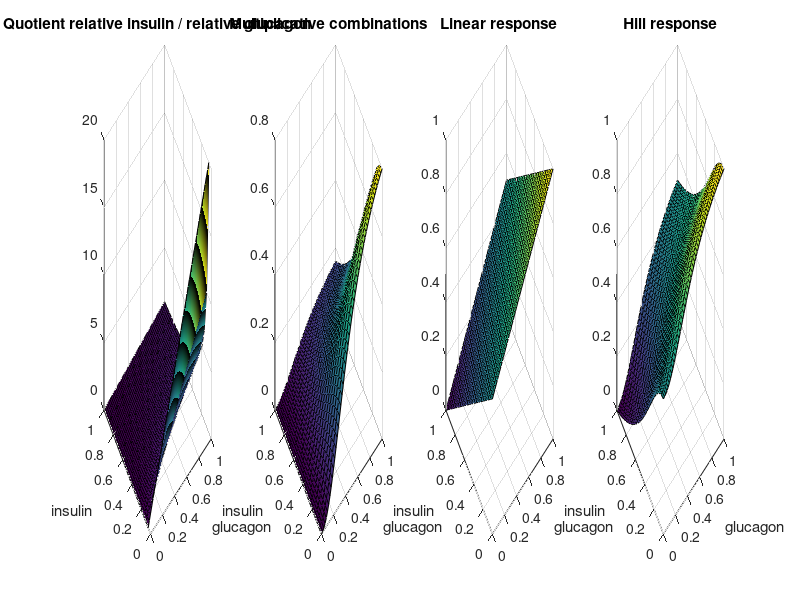
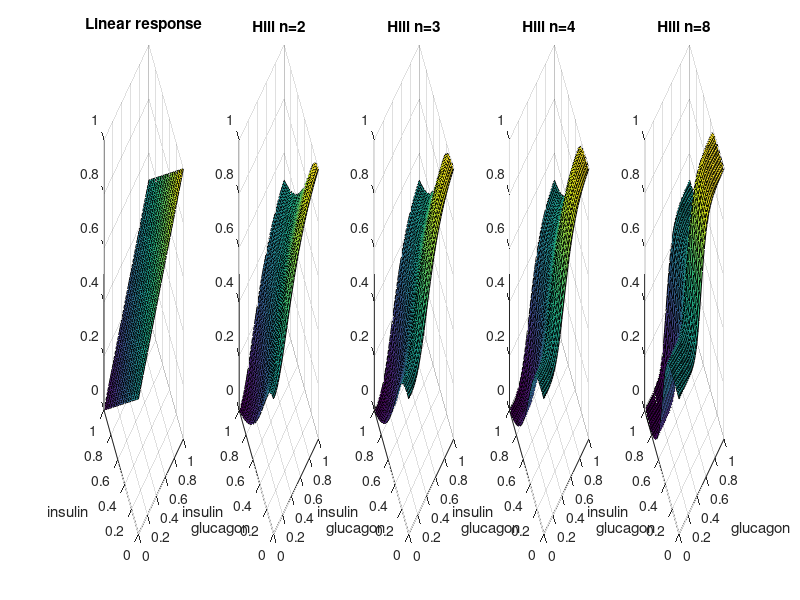

Reproduce these figures in MATLAB, in order. (Note: this script raises an error after producing the figures.)
% Analyse gamma switches depending on insulin and glucagon.
% The switch variable gamma is in [0,1] and a function of the insulin and
% glucagon concentrations. To have comparable influence of insulin and
% glucagon the relative responses are used.
% gamma = f(ins, gluc)
% Relative insulin and relative glucagon in [0,1].
clear all
close all

%% Different gamma functions:
% calculate the gamma switch variable depending on the insulin and glucagon
ins = 0:0.05:1;
gluc = 0:0.02:1;

% differenct response curves
gamma = zeros(length(ins), length(gluc));
gamma2 = zeros(length(ins), length(gluc));
gamma3 = zeros(length(ins), length(gluc));
gamma4 = zeros(length(ins), length(gluc));
gamma5 = zeros(length(ins), length(gluc));
gamma6 = zeros(length(ins), length(gluc));
gamma7 = zeros(length(ins), length(gluc));
for i=1:length(ins)
    for k=1:length(gluc)
        % quotient
        gamma(i,k) = gluc(k)/ins(i);
        % multiplicative combination of one dimensional effects
        n=2;
        gamma2(i,k) = (1 - ins(i)^n/(ins(i)^n + 0.5^n) ) * gluc(k)^n/(gluc(k)^n + 0.5^n);
        % linear response
        gamma3(i,k) = 0.5 - 0.5 * ins(i) + 0.5 * gluc(k);
        %gamma3(i,k) = 0.5 - 0.5 * ins(i) + 0.5 * 1.2 *gluc(k)/(0.2 + gluc(k));
        % hill response
        n = 2;
        gamma4(i,k) = 0.5 - 0.5 * ins(i)^n/(ins(i)^n + 0.5^n) / (1/( 1 + 0.5^n) ) + 0.5 * gluc(k)^n/(gluc(k)^n + 0.5^n)/(1/( 1 + 0.5^n) );
        n = 3;
        gamma5(i,k) = 0.5 - 0.5 * ins(i)^n/(ins(i)^n + 0.5^n) / (1/( 1 + 0.5^n) ) + 0.5 * gluc(k)^n/(gluc(k)^n + 0.5^n)/(1/( 1 + 0.5^n) );
        n = 4;
        gamma6(i,k) = 0.5 - 0.5 * ins(i)^n/(ins(i)^n + 0.5^n) / (1/( 1 + 0.5^n) ) + 0.5 * gluc(k)^n/(gluc(k)^n + 0.5^n)/(1/( 1 + 0.5^n) );
        n = 8;
        gamma7(i,k) = 0.5 - 0.5 * ins(i)^n/(ins(i)^n + 0.5^n) / (1/( 1 + 0.5^n) ) + 0.5 * gluc(k)^n/(gluc(k)^n + 0.5^n)/(1/( 1 + 0.5^n) );
    end
end

% plot the gammas
figure(1)
subplot(1,4,1)
surf(gluc, ins, gamma)
title('Quotient relative insulin / relative glucagon')
xlabel('glucagon')
ylabel('insulin')
subplot(1,4,2)
surf(gluc, ins, gamma2)
title('Multiplicative combinations')
xlabel('glucagon')
ylabel('insulin')
subplot(1,4,3)
surf(gluc, ins, gamma3)
title('Linear response')
xlabel('glucagon')
ylabel('insulin')
subplot(1,4,4)
surf(gluc, ins, gamma4)
title('Hill response')
xlabel('glucagon')
ylabel('insulin')

% hill responses
figure(3)
subplot(1,5,1)
surf(gluc, ins, gamma3)
title('Linear response')
xlabel('glucagon')
ylabel('insulin')
subplot(1,5,2)
surf(gluc, ins, gamma4)
title('Hill n=2')
xlabel('glucagon')
ylabel('insulin')
subplot(1,5,3)
surf(gluc, ins, gamma5)
title('Hill n=3')
xlabel('glucagon')
ylabel('insulin')
subplot(1,5,4)
surf(gluc, ins, gamma6)
title('Hill n=4')
xlabel('glucagon')
ylabel('insulin')
subplot(1,5,5)
surf(gluc, ins, gamma7)
title('Hill n=8')
xlabel('glucagon')
ylabel('insulin')



%% Analysis of the changes in blood glucose concentrations on the switch
%% behaviour
glucose_ext = 3:0.2:15;     % [mM] external glucose

% Calculation of the normed insulin and glucagon responses
% normal
insulin = insulin_f(glucose_ext);
glucagon = glucagon_f(glucose_ext);
rel_insulin = insulin_rel(glucose_ext);
rel_glucagon = glucagon_rel(glucose_ext);
gamma = gamma_f(rel_insulin, rel_glucagon);
% diabetes
insulin_dia = insulin_f(glucose_ext, 'dia');
glucagon_dia = glucagon_f(glucose_ext, 'dia');
rel_insulin_dia = insulin_rel(glucose_ext, 'dia');
rel_glucagon_dia = glucagon_rel(glucose_ext, 'dia');
gamma_dia = gamma_f(rel_insulin_dia, rel_glucagon_dia);

% path on surface, depending on blood glucose
z = gamma_f(rel_insulin, rel_glucagon);
z_dia = gamma_f(rel_insulin_dia, rel_glucagon_dia);

figure(2)
% insulin
subplot(3,2,1)
plot(glucose_ext, rel_insulin, glucose_ext, rel_insulin_dia)
xlabel('glucose [mM]')
ylabel('normed insulin')
axis([glucose_ext(1) glucose_ext(end) 0 1.05])
subplot(3,2,2)
plot(glucose_ext, insulin, glucose_ext, insulin_dia)
xlabel('glucose [mM]')
ylabel('insulin [pmol/l]')
axis([glucose_ext(1) glucose_ext(end) 0 600])

% glucagon
subplot(3,2,3)
plot(glucose_ext, rel_glucagon, glucose_ext, rel_glucagon_dia)
xlabel('glucose [mM]')
ylabel('normed glucagon')
axis([glucose_ext(1) glucose_ext(end) 0 1.05])
subplot(3,2,4)
plot(glucose_ext, glucagon, glucose_ext, glucagon_dia)
xlabel('glucose [mM]')
ylabel('glucagon [pmol/l]')
axis([glucose_ext(1) glucose_ext(end) 11 25.5])

% gamma
subplot(3,2,5)
plot(glucose_ext, gamma, glucose_ext, gamma_dia)
xlabel('glucose [mM]')
ylabel('gamma switch')
axis([glucose_ext(1) glucose_ext(end) 0 1.05])

% plot the path on the surface
subplot(3,2,6)
surf(gluc, ins, gamma3)
xlabel('glucagon')
ylabel('insulin')
zlabel('gamma')
hold on
plot3(rel_glucagon, rel_insulin, z, 'o',...
                'MarkerEdgeColor','k',...
                'MarkerFaceColor','y',...
                'MarkerSize',5 )
hold on
plot3(rel_glucagon, rel_insulin, 0*rel_glucagon, 'o',...
                'MarkerEdgeColor','k',...
                'MarkerFaceColor','y',...
                'MarkerSize',5 )
hold on
plot3(rel_glucagon_dia, rel_insulin_dia, z_dia, 'o',...
                'MarkerEdgeColor','k',...
                'MarkerFaceColor','r',...
                'MarkerSize',5 )
hold on
plot3(rel_glucagon_dia, rel_insulin_dia, 0*rel_glucagon_dia, 'o',...
                'MarkerEdgeColor','k',...
                'MarkerFaceColor','r',...
                'MarkerSize',5 )
colormap('gray')


            
%% plot the path on the switch surface
figure(4)
plot3(rel_glucagon, rel_insulin, z, 'o',...
                'MarkerEdgeColor','k',...
                'MarkerFaceColor','y',...
                'MarkerSize',10 )
hold on
plot3(rel_glucagon_dia, rel_insulin_dia, z_dia, 'o',...
                'MarkerEdgeColor','k',...
                'MarkerFaceColor','r',...
                'MarkerSize',10 )
hold on
plot3(rel_glucagon_dia, rel_insulin_dia, 0*rel_glucagon_dia, 'o',...
                'MarkerEdgeColor','k',...
                'MarkerFaceColor','r',...
                'MarkerSize',10 )
hold on
plot3(rel_glucagon, rel_insulin, 0*rel_glucagon, 'o',...
                'MarkerEdgeColor','k',...
                'MarkerFaceColor','y',...
                'MarkerSize',10 )
hold on
rel_data = 0:0.1:1;
surf(gluc, ins, gamma3)
xlabel('glucagon', 'FontSize', 11, 'FontWeight', 'bold')
ylabel('insulin', 'FontSize', 11, 'FontWeight', 'bold')
zlabel('\gamma', 'FontSize', 11, 'FontWeight', 'bold')
legend('normal', 'diabetes')
grid
colormap('gray')
colorbar('peer',gca);

%% 

figure(5)
g0 = gamma_f(rel_insulin, rel_glucagon);
g2 = gamma_f(rel_insulin, rel_glucagon, 'hill', 2);
g3 = gamma_f(rel_insulin, rel_glucagon, 'hill', 3);
g4 = gamma_f(rel_insulin, rel_glucagon, 'hill', 4);
g5 = gamma_f(rel_insulin, rel_glucagon, 'hill', 8);

plot(glucose_ext, g0, glucose_ext, g2, glucose_ext, g3, glucose_ext, g4, glucose_ext, g5)
xlabel('glucose [mM]')
ylabel('gamma')
legend('linear', 'n=2', 'n=3', 'n=4', 'n=8') 



% figure(5)
% % path on surface, depending on blood glucose
% subplot(1,4,1)
% z1 = gamma_f(rel_insulin, rel_glucagon);
% z1_dia = gamma_f(rel_insulin_dia, rel_glucagon_dia);
% 
% plot3(rel_glucagon, rel_insulin, z, 'o',...
%                 'MarkerEdgeColor','k',...
%                 'MarkerFaceColor','y',...
%                 'MarkerSize',5 )
% hold on
% plot3(rel_glucagon, rel_insulin, 0*rel_glucagon, 'o',...
%                 'MarkerEdgeColor','k',...
%                 'MarkerFaceColor','y',...
%                 'MarkerSize',5 )
% hold on
% plot3(rel_glucagon_dia, rel_insulin_dia, z_dia, 'o',...
%                 'MarkerEdgeColor','k',...
%                 'MarkerFaceColor','r',...
%                 'MarkerSize',5 )
% hold on
% plot3(rel_glucagon_dia, rel_insulin_dia, 0*rel_glucagon_dia, 'o',...
%                 'MarkerEdgeColor','k',...
%                 'MarkerFaceColor','r',...
%                 'MarkerSize',5 )
% hold on
% rel_data = 0:0.1:1;
% surf(gluc, ins, gamma3)
% xlabel('glucagon')
% ylabel('insulin')
% zlabel('gamma')
% colormap('gray')


% Plot of different gamma functions
figure(7)
% insulin
subplot(2,2,1)
plot(glucose_ext, rel_insulin, glucose_ext, rel_insulin_dia)
xlabel('glucose [mM]', 'FontWeight', 'bold', 'FontSize', 11)
ylabel('relative insulin', 'FontWeight', 'bold', 'FontSize', 11)
axis([glucose_ext(1) glucose_ext(end) -0.05 1.05])
legend('normal', 'diabetes')

% glucagon
subplot(2,2,2)
plot(glucose_ext, rel_glucagon, glucose_ext, rel_glucagon_dia)
xlabel('glucose [mM]', 'FontWeight', 'bold', 'FontSize', 11)
ylabel('relative glucagon', 'FontWeight', 'bold', 'FontSize', 11)
axis([glucose_ext(1) glucose_ext(end) -0.05 1.05])
legend('normal', 'diabetes')

% gamma
subplot(2,2,3)
plot(glucose_ext, gamma, glucose_ext, gamma_dia)
xlabel('glucose [mM]', 'FontWeight', 'bold', 'FontSize', 11)
ylabel('\gamma', 'FontWeight', 'bold', 'FontSize', 16)
axis([glucose_ext(1) glucose_ext(end) -0.05 1.05])
legend('normal', 'diabetes')

% different gammas
subplot(2,2,4)
plot(glucose_ext, g0, glucose_ext, g2, glucose_ext, g4, glucose_ext, g5)
xlabel('glucose [mM]', 'FontWeight', 'bold', 'FontSize', 11)
ylabel('\gamma', 'FontWeight', 'bold', 'FontSize', 16)
legend('linear', 'n=2', 'n=4', 'n=8')
axis([glucose_ext(1) glucose_ext(end) -0.05 1.05])


%% Plot of gamma
figure(8)

% gamma
plot(glucose_ext, gamma, glucose_ext, gamma_dia)
title('Phosphorylation State \gamma', 'FontWeight', 'bold', 'FontSize', 14)
xlabel('glucose [mM]', 'FontWeight', 'bold', 'FontSize', 12)
ylabel('\gamma', 'FontWeight', 'bold', 'FontSize', 16)
axis([glucose_ext(1) glucose_ext(end) -0.05 1.05])
legend('normal', 'diabetes')







